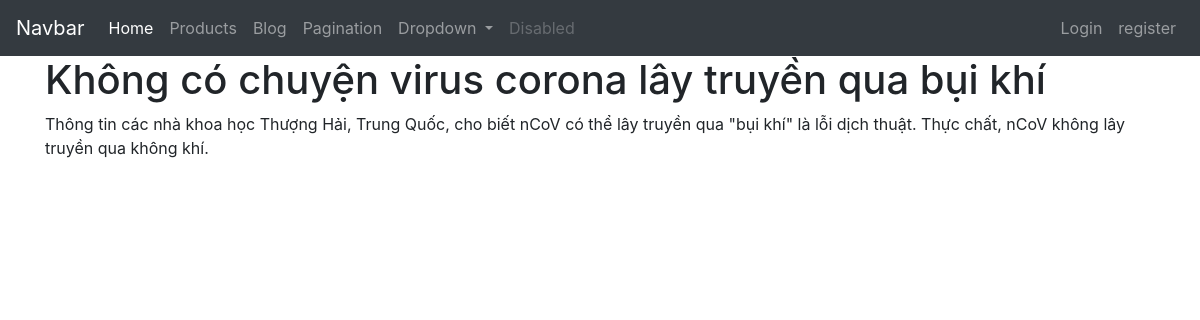
/blog/khong-co-chuyen-virus-corona-lay-truyen-qua-bui-khi/, run on the app's committed database.
### blog/models.py (models this page shows, shortened)
class Article(models.Model):
    title = models.CharField(max_length=120)
    content = models.TextField()
    active = models.BooleanField(default=True)
    slug = models.SlugField(null=False, unique=True)

### blog/views.py (the view)
# urls.py: path('<slug:slug>/', ArticleDetailView.as_view(), name='article-detail'),
class ArticleDetailView(DetailView):
    template_name = 'articles/article_detail.html'
    context_object_name = 'article'
    query_pk_and_slug = True
    def get_object(self):
        slug = self.kwargs.get("slug")
        print(f"self.kwargs: {self.kwargs}")
        return get_object_or_404(Article, slug=slug)

### blog/templates/articles/article_detail.html (shortened to what this page needs)
{% extends 'base.html' %}
{% block content %}
<div class="container">
  <h1>{{ article.title }}</h1>
  <p>{{ article.content }}</p>
</div>
{% endblock %}

### data on the page
Article: title "Không có chuyện virus corona lây truyền qua bụi khí", content "Thông tin các nhà khoa học Thượng Hải, Trung Quốc, cho biết nCoV có thể lây truyền qua \"bụi khí\" là lỗi dịch thuật. Thực chất, nCoV không lây truyền qua không khí."
